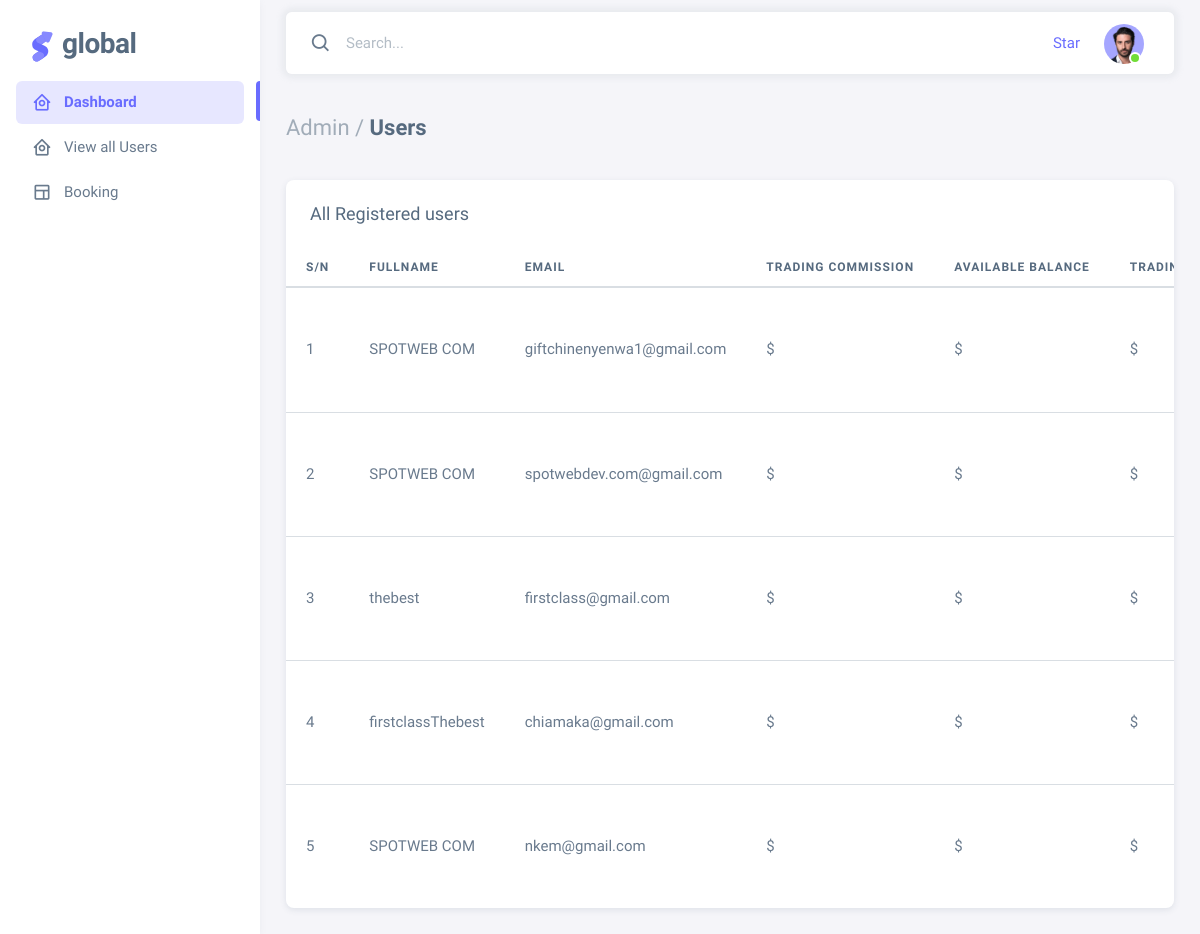
Page /admin/editables.php (signed in) on the committed database.
### tables this page shows
CREATE TABLE `users` (
  `id` int(11) NOT NULL,
  `name` varchar(100) NOT NULL,
  `email` varchar(100) NOT NULL,
  `phone` varchar(100) NOT NULL,
  `date_registered` varchar(100) NOT NULL,
  `status` varchar(11) NOT NULL
);

### admin/editables.php (the view, shortened to what this page needs)
<?php
include('config/config.php');
?>
<!DOCTYPE html>
<html lang="en" class="light-style layout-menu-fixed " dir="ltr" data-theme="theme-default" data-assets-path="assets/" data-template="vertical-menu-template-free">
<head>
  <link rel="stylesheet" href="assets/vendor/fonts/boxicons.css" />
  <link rel="stylesheet" href="assets/vendor/css/core.css" class="template-customizer-core-css" />
  <link rel="stylesheet" href="assets/vendor/css/theme-default.css" class="template-customizer-theme-css" />
  <link rel="stylesheet" href="assets/css/demo.css" />
  <link rel="stylesheet" href="assets/vendor/libs/perfect-scrollbar/perfect-scrollbar.css" />
</head>
<body>
  <div class="layout-wrapper layout-content-navbar  ">
    <div class="layout-container">
      <?php include('includes/side_bar.php') ?>
      <div class="layout-page">
        <nav class="layout-navbar container-xxl navbar navbar-expand-xl navbar-detached align-items-center bg-navbar-theme" id="layout-navbar">
          <div class="navbar-nav-right d-flex align-items-center" id="navbar-collapse">
            <div class="navbar-nav align-items-center">
              <div class="nav-item d-flex align-items-center">
                <i class="bx bx-search fs-4 lh-0"></i>
                <input type="text" class="form-control border-0 shadow-none" placeholder="Search..." aria-label="Search...">
              </div>
            </div>
            <ul class="navbar-nav flex-row align-items-center ms-auto">
              <li class="nav-item lh-1 me-3">
                <a class="github-button" href="https://github.com/themeselection/sneat-html-admin-template-free" data-icon="octicon-star" data-size="large" data-show-count="true" aria-label="Star themeselection/sneat-html-admin-template-free on GitHub">Star</a>
              </li>
              <li class="nav-item navbar-dropdown dropdown-user dropdown">
                <a class="nav-link dropdown-toggle hide-arrow" href="javascript:void(0);" data-bs-toggle="dropdown">
                  <div class="avatar avatar-online">
                    <img src="assets/img/avatars/1.png" alt class="w-px-40 h-auto rounded-circle">
                  </div>
                </a>
              </li>
            </ul>
          </div>
        </nav>
        <div class="content-wrapper">
          <div class="container-xxl flex-grow-1 container-p-y">
            <h4 class="fw-bold py-3 mb-4">
              <span class="text-muted fw-light">Admin /</span> Users
            </h4>
            <div class="card">
              <h5 class="card-header">All Registered users</h5>
              <div class="table-responsive text-nowrap">
                <table class="table">
                  <thead>
                    <tr>
                      <th>S/N</th>
                      <th>Fullname</th>
                      <th>Email</th>
                      <th>Trading commission</th>
                      <th>Available balance</th>
                      <th>Trading balance</th>
                    </tr>
                  </thead>
                  <tbody class="table-border-bottom-0">
                    <?php
                    $sql = mysqli_query($con, "SELECT * FROM `users`");
                    if (mysqli_num_rows($sql)) {
                      $count = 1;
                      while ($details = mysqli_fetch_assoc($sql)) {
                    ?>
                        <tr>
                          <td><?php echo $count ?></td>
                          <td><?php echo $details['name']?></td>
                          <td><?php echo $details['email']?></td>
                          <td>$<?php echo $details['trading_commission']?></td>
                          <td>$<?php echo $details['wallet']?></td>
                          <td>$<?php echo $details['gain_wallet']?></td>
                        </tr>
                    <?php $count++;
                      }
                    } else {
                      echo "<td class='bg-danger text-white' colspan='10'>No Users</td>";
                    } ?>
                  </tbody>
                </table>
              </div>
            </div>
          </div>
        </div>
      </div>
    </div>
  </div>
</body>
</html>

### rows in the picture
users: name "SPOTWEB COM", email "giftchinenyenwa1@gmail.com"
users: name "SPOTWEB COM", email "spotwebdev.com@gmail.com"
users: name "thebest", email "firstclass@gmail.com"
users: name "firstclassThebest", email "chiamaka@gmail.com"
users: name "SPOTWEB COM", email "nkem@gmail.com"
